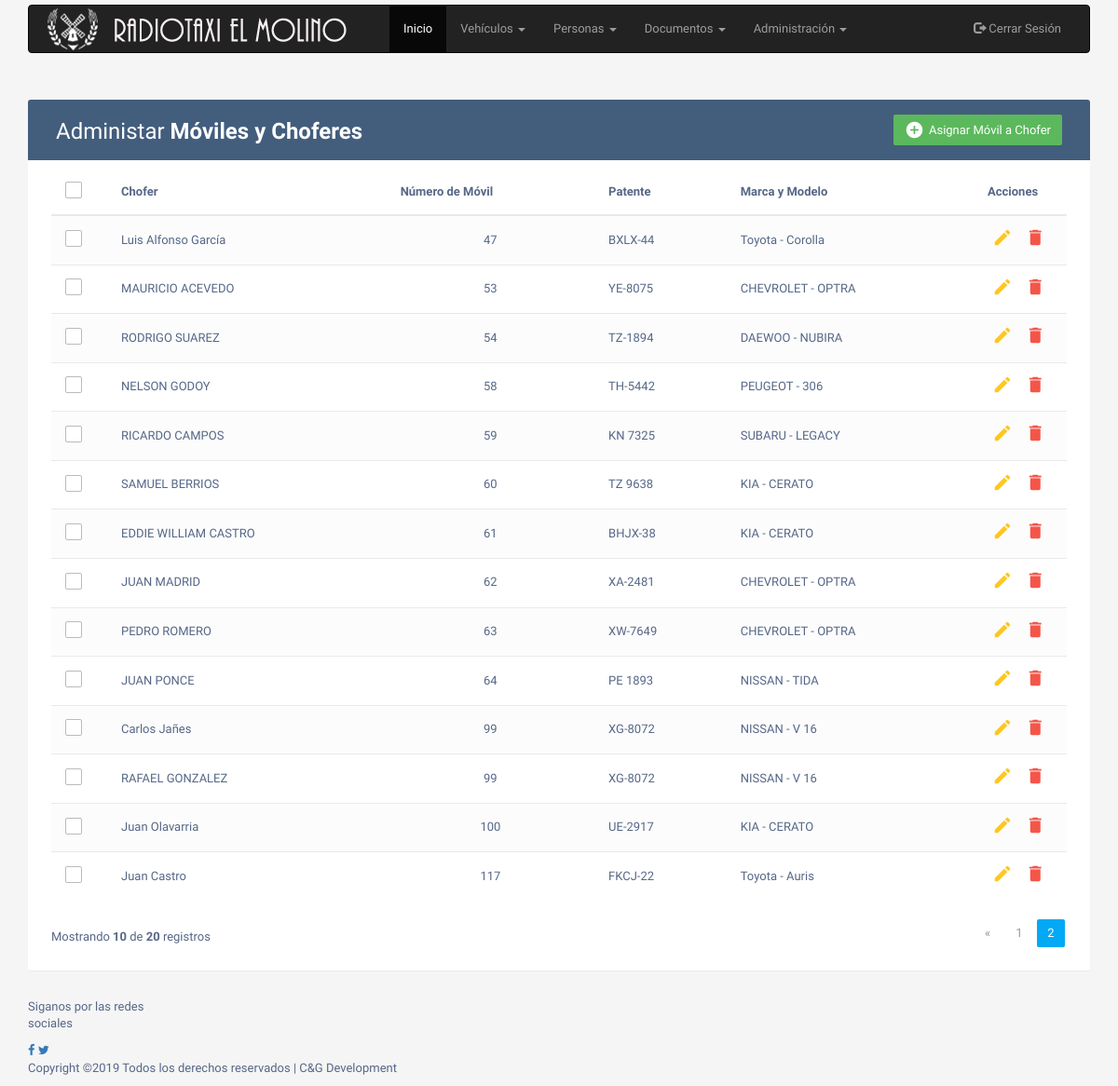
The page /MovilChofer/mostrar/10 on the database its author committed.
### tables this page shows
CREATE TABLE `movilchofer` (
  `MovilCodigo` int(11) NOT NULL DEFAULT '0',
  `ChoferRut` varchar(12) NOT NULL
);

CREATE TABLE `chofer` (
  `ChoferRut` varchar(12) NOT NULL,
  `ChoferNombres` varchar(50) DEFAULT NULL,
  `ChoferApellidoPat` varchar(50) DEFAULT NULL,
  `ChoferApellidoMat` varchar(50) DEFAULT NULL,
  `ChoferDireccion` varchar(200) DEFAULT NULL,
  `ChoferFono` varchar(50) DEFAULT NULL,
  `ChoferCelular` varchar(20) DEFAULT NULL,
  `ComunaCodigo` int(11) DEFAULT '0'
);

CREATE TABLE `movil` (
  `MovilCodigo` int(11) NOT NULL,
  `MovilTipoCodigo` int(11) DEFAULT '0',
  `DuenoRut` varchar(12) DEFAULT NULL,
  `MovilPatente` varchar(50) DEFAULT NULL,
  `MovilMarca` varchar(50) DEFAULT NULL,
  `MovilModelo` varchar(50) DEFAULT NULL,
  `MovilAnio` int(11) DEFAULT '0',
  `MovilNumero` int(11) DEFAULT '0',
  `MovilValorMes` int(11) DEFAULT '0'
);

### index.php (called while the page is built, shortened)
<?php
require_once BASEPATH.'core/CodeIgniter.php';

### application/models/MovilChofer_model.php (called while the page is built, shortened)
<?php
class MovilChofer_model extends CI_Model{
	function ver_todo(){
		$sql = ("SELECT * FROM movilchofer, movil, chofer WHERE movilchofer.MovilCodigo = movil.MovilCodigo AND movilchofer.ChoferRut = chofer.ChoferRut");
		$consulta = $this->db->query($sql);
		return $consulta;
	}
}

### application/views/User/movilchofer_view.php (the view, shortened to what this page needs)
<div class="container">
        <div class="table-wrapper">
            <div class="table-title">
                <div class="row">
                    <div class="col-sm-6">
                        <h2>Administar <b>Móviles y Choferes</b></h2>
                    </div>
                    <div class="col-sm-6">
                        <a href="#addEmployeeModal" class="btn btn-success" data-toggle="modal"><i class="material-icons">&#xE147;</i> <span>Asignar Móvil a Chofer</span></a>
                    </div>
                </div>
            </div>
            <table class="table table-striped table-hover" id="movilchofer_tb">
                <thead>
                    <tr>
                        <th>
                            <span class="custom-checkbox">
                                <label for="selectAll"></label>
                            </span>
                        </th>
                        <th>Chofer</th>
                        <th>Número de Móvil</th>
                        <th>Patente</th>
                        <th>Marca y Modelo</th>
                        <th>Acciones</th>
                    </tr>
                </thead>
                <tbody>
                    <?php foreach($ver->result() as $row){ ?>
                        <?php $nombre = $row->ChoferNombres." ".$row->ChoferApellidoPat;
                              $marcamodelo = $row->MovilMarca." - ".$row->MovilModelo;
                              $cod = $row->MovilCodigo;
                        ?>
                    <tr>
                        <td>
                            <span class="custom-checkbox">
                                <label for="checkbox1"></label>
                            </span>
                        </td>
                        <td><?= $nombre;?></td>
                        <td style="text-align: center;"><?= $row->MovilCodigo;?></td>
                        <td><?= $row->MovilPatente;?></td>
                        <td><?= $marcamodelo;?></td>
                        <td>
                            <a href="#editEmployeeModal" class="edit" onClick="selMovilChofer('<?php echo $cod."','".$row->ChoferRut; ?>')" data-toggle="modal"><i class="material-icons" data-toggle="tooltip" title="Editar">&#xE254;</i></a>
                            <a href="#deleteEmployeeModal" class="delete" onClick="selMovilChoferDel('<?php echo $cod; ?>')" data-toggle="modal"><i class="material-icons" data-toggle="tooltip" title="Eliminar">&#xE872;</i></a>
                        </td>
                    </tr>
                    <?php } ?>
                </tbody>
            </table>
            <div class="clearfix" id="pagination">
                <div class="hint-text">Mostrando <b>10</b> de <b><?php echo $total_reg; ?></b> registros</div>
                    <?php echo $pagination; ?>
            </div>
        </div>
    </div>

### assets/css/panel.css (style rules this page uses)
body { margin-top:5px; color: #566787; background: #f5f5f5; font-family: 'Varela Round', sans-serif; font-size: 13px; }
.table-wrapper { background: #fff; padding: 20px 25px; margin: 30px 0; border-radius: 3px; box-shadow: 0 1px 1px rgba(0,0,0,.05); }
.table-title { padding-bottom: 15px; background: #435d7d; color: #fff; padding: 16px 30px; margin: -20px -25px 10px; border-radius: 3px 3px 0 0; }
.table-title h2 { margin: 5px 0 0; font-size: 24px; }
.table-title .btn { color: #fff; float: right; font-size: 13px; border: none; min-width: 50px; border-radius: 2px; border: none; outline: none !important; margin-left: 10px; }
.table-title .btn i { float: left; font-size: 21px; margin-right: 5px; }
.table-title .btn span { float: left; margin-top: 2px; }
table.table tr th, table.table tr td { border-color: #e9e9e9; padding: 12px 15px; vertical-align: middle; }
table.table tr th:first-child { width: 60px; }
table.table tr th:last-child { width: 100px; }
table.table-striped tbody tr:nth-of-type(odd) { background-color: #fcfcfc; }
table.table td:last-child i { opacity: 0.9; font-size: 22px; margin: 0 5px; }
table.table td a { font-weight: bold; color: #566787; display: inline-block; text-decoration: none; outline: none !important; }
table.table td a.edit { color: #FFC107; }
table.table td a.delete { color: #F44336; }
table.table td i { font-size: 19px; }
.pagination li a { border: none; font-size: 13px; min-width: 30px; min-height: 30px; color: #999; margin: 0 2px; line-height: 30px; border-radius: 2px !important; text-align: center; padding: 0 6px; }
.hint-text { float: left; margin-top: 10px; font-size: 13px; }
.custom-checkbox { position: relative; }
.custom-checkbox label:before { width: 18px; height: 18px; }
.custom-checkbox label:before { content: ''; margin-right: 10px; display: inline-block; vertical-align: text-top; background: white; border: 1px solid #bbb; border-radius: 2px; box-sizing: border-box; z-index: 2; }

### rows shown on the page
movilchofer: chofer.ChoferNombres+ChoferApellidoPat "Luis Alfonso García", movil.MovilCodigo "47", movil.MovilPatente "BXLX-44", movil.MovilMarca+MovilModelo "Toyota - Corolla"
movilchofer: chofer.ChoferNombres+ChoferApellidoPat "MAURICIO ACEVEDO", movil.MovilCodigo "53", movil.MovilPatente "YE-8075", movil.MovilMarca+MovilModelo "CHEVROLET - OPTRA"
movilchofer: chofer.ChoferNombres+ChoferApellidoPat "RODRIGO SUAREZ", movil.MovilCodigo "54", movil.MovilPatente "TZ-1894", movil.MovilMarca+MovilModelo "DAEWOO - NUBIRA"
movilchofer: chofer.ChoferNombres+ChoferApellidoPat "NELSON GODOY", movil.MovilCodigo "58", movil.MovilPatente "TH-5442", movil.MovilMarca+MovilModelo "PEUGEOT - 306"
movilchofer: chofer.ChoferNombres+ChoferApellidoPat "RICARDO CAMPOS", movil.MovilCodigo "59", movil.MovilPatente "KN 7325", movil.MovilMarca+MovilModelo "SUBARU - LEGACY"
movilchofer: chofer.ChoferNombres+ChoferApellidoPat "SAMUEL BERRIOS", movil.MovilCodigo "60", movil.MovilPatente "TZ 9638", movil.MovilMarca+MovilModelo "KIA - CERATO"
movilchofer: chofer.ChoferNombres+ChoferApellidoPat "EDDIE WILLIAM CASTRO", movil.MovilCodigo "61", movil.MovilPatente "BHJX-38", movil.MovilMarca+MovilModelo "KIA - CERATO"
movilchofer: chofer.ChoferNombres+ChoferApellidoPat "JUAN MADRID", movil.MovilCodigo "62", movil.MovilPatente "XA-2481", movil.MovilMarca+MovilModelo "CHEVROLET - OPTRA"
movilchofer: chofer.ChoferNombres+ChoferApellidoPat "PEDRO ROMERO", movil.MovilCodigo "63", movil.MovilPatente "XW-7649", movil.MovilMarca+MovilModelo "CHEVROLET - OPTRA"
movilchofer: chofer.ChoferNombres+ChoferApellidoPat "JUAN PONCE", movil.MovilCodigo "64", movil.MovilPatente "PE 1893", movil.MovilMarca+MovilModelo "NISSAN - TIDA"
movilchofer: chofer.ChoferNombres+ChoferApellidoPat "Carlos Jañes", movil.MovilCodigo "99", movil.MovilPatente "XG-8072", movil.MovilMarca+MovilModelo "NISSAN - V 16"
movilchofer: chofer.ChoferNombres+ChoferApellidoPat "RAFAEL GONZALEZ", movil.MovilCodigo "99", movil.MovilPatente "XG-8072", movil.MovilMarca+MovilModelo "NISSAN - V 16"
movilchofer: chofer.ChoferNombres+ChoferApellidoPat "Juan Olavarria", movil.MovilCodigo "100", movil.MovilPatente "UE-2917", movil.MovilMarca+MovilModelo "KIA - CERATO"
movilchofer: chofer.ChoferNombres+ChoferApellidoPat "Juan Castro", movil.MovilCodigo "117", movil.MovilPatente "FKCJ-22", movil.MovilMarca+MovilModelo "Toyota - Auris"

### other values the page prints
$total_reg "20"
$pagination "« 1 2"
